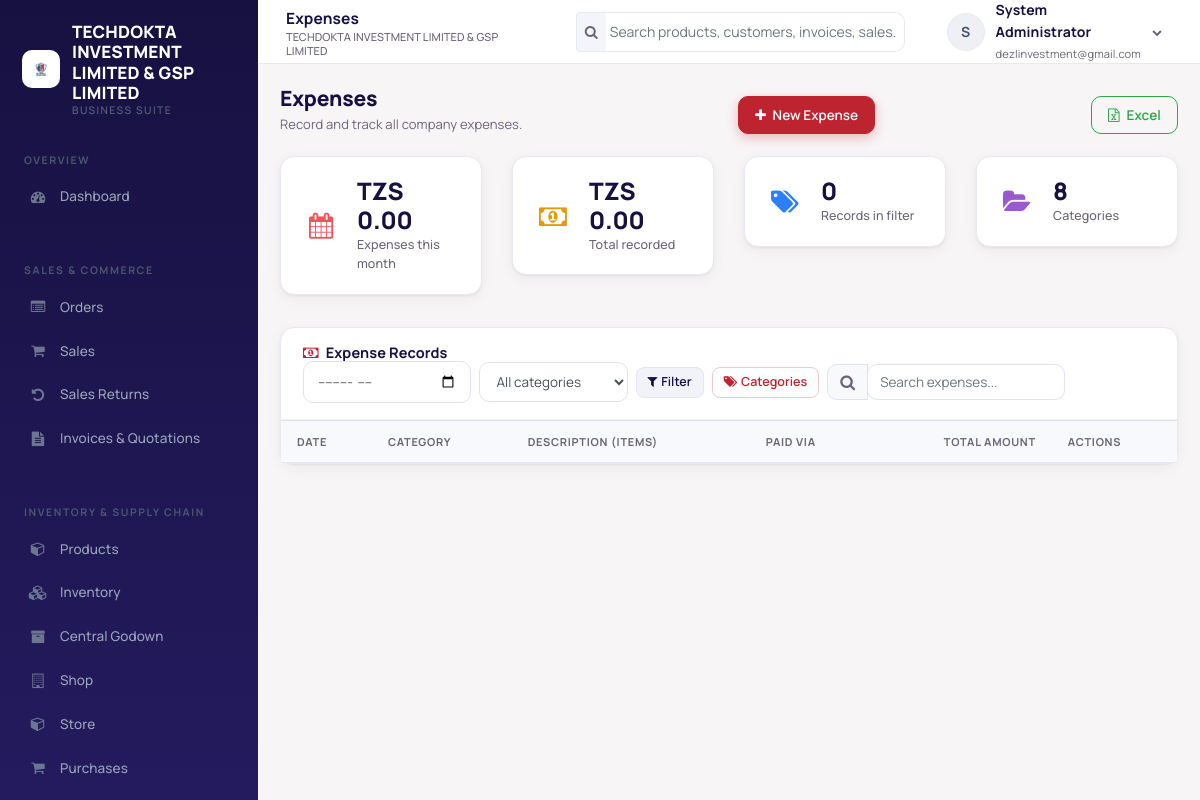
/expenses.php (signed in), run on the app's committed database.
### tables this page shows
CREATE TABLE `users` (
  `user_id` int(10) UNSIGNED NOT NULL,
  `tenant_id` int(10) UNSIGNED NOT NULL,
  `username` varchar(100) NOT NULL,
  `email` varchar(191) NOT NULL,
  `password_hash` varchar(255) NOT NULL,
  `first_name` varchar(100) NOT NULL,
  `last_name` varchar(100) NOT NULL,
  `phone` varchar(50) DEFAULT NULL,
  `is_active` tinyint(1) NOT NULL DEFAULT 1,
  `last_login` datetime DEFAULT NULL,
  `created_at` timestamp NOT NULL DEFAULT current_timestamp()
);

CREATE TABLE `tenants` (
  `tenant_id` int(10) UNSIGNED NOT NULL,
  `name` varchar(191) NOT NULL,
  `email` varchar(191) DEFAULT NULL,
  `phone` varchar(50) DEFAULT NULL,
  `address` text DEFAULT NULL,
  `currency_code` varchar(10) NOT NULL DEFAULT 'TZS',
  `created_at` timestamp NOT NULL DEFAULT current_timestamp()
);

### expenses.php (the view, shortened to what the rows shown need)
<?php
require_once 'header.php';
require_once 'auth_check.php';
$godown_manager_expenses = is_godown_manager();
$page_title = $godown_manager_expenses ? 'My Godown Expenses' : 'Expenses';
$cur = tenant_currency();
$total_month = 0;
$total_all = 0;
require_once 'navbar.php';
require_once 'sidebar.php';
?>
<div class="page-head">
    <div>
        <h1 class="page-title"><?php echo $godown_manager_expenses ? 'My Godown Expenses' : 'Expenses'; ?></h1>
    </div>
</div>
<div class="row mb-3">
    <div class="col-md-6 col-xl-3 mb-3"><div class="widget"><div class="widget-icon wi-red"><i class="fa fa-calendar"></i></div><div class="widget-info"><div class="widget-value"><?php echo e(money($total_month, $cur)); ?></div><div class="widget-label">Expenses this month</div></div></div></div>
    <div class="col-md-6 col-xl-3 mb-3"><div class="widget"><div class="widget-icon wi-amber"><i class="fa fa-money"></i></div><div class="widget-info"><div class="widget-value"><?php echo e(money($total_all, $cur)); ?></div><div class="widget-label">Total recorded</div></div></div></div>
</div>
<div class="card">
    <div class="card-body p-0">
        <div class="table-responsive">
            <table class="table table-hover data-table mb-0">
                <thead>
                    <tr>
                        <th>Date</th>
                        <th>Category</th>
                        <th>Description (Items)</th>
                        <th>Paid Via</th>
                        <th class="text-right">Total Amount</th>
                        <th class="no-print">Actions</th>
                    </tr>
                </thead>
            </table>
        </div>
    </div>
</div>
<?php require_once 'footer.php'; ?>

### navbar.php (shortened to what the rows shown need)
<div class="app-main">
    <header class="topbar">
        <div class="topbar-title"><?php echo isset($page_title) ? e($page_title) : e(system_title()); ?><small><?php echo e(system_title()); ?></small></div>
        <div class="dropdown">
            <a href="#" class="user-menu" data-toggle="dropdown">
                <span class="avatar"><?php echo e(strtoupper(substr($current_user->first_name, 0, 1))); ?></span>
                <span class="hide-xs"><strong><?php echo e($current_user->fullName()); ?></strong><br><small class="text-muted"><?php echo e($current_user->email); ?></small></span>
                <i class="fa fa-chevron-down hide-xs" style="font-size:10px;color:var(--text-muted)"></i>
            </a>
        </div>
    </header>
    <main class="app-content">

### sidebar.php (shortened to what the rows shown need)
<aside class="sidebar" id="sidebar">
    <div class="sidebar-brand">
        <?php $sidebar_logo = system_logo_path(); ?>
        <?php if ($sidebar_logo !== ''): ?>
            <img src="<?php echo e($sidebar_logo); ?>" alt="" class="sidebar-logo">
        <?php endif; ?>
        <div class="brand-text"><?php echo e(system_title()); ?><small>Business Suite</small></div>
    </div>
</aside>

### data on the page
users: tenant "TECHDOKTA INVESTMENT LIMITED & GSP LIMITED", first_name "S", $current_user->fullName() "System Administrator", email "dezlinvestment@gmail.com"
tenants: currency_code "TZS 0.00"

### other printed values
$page_title "Expenses"
count($expenses) "0"
count($categories) "8"
